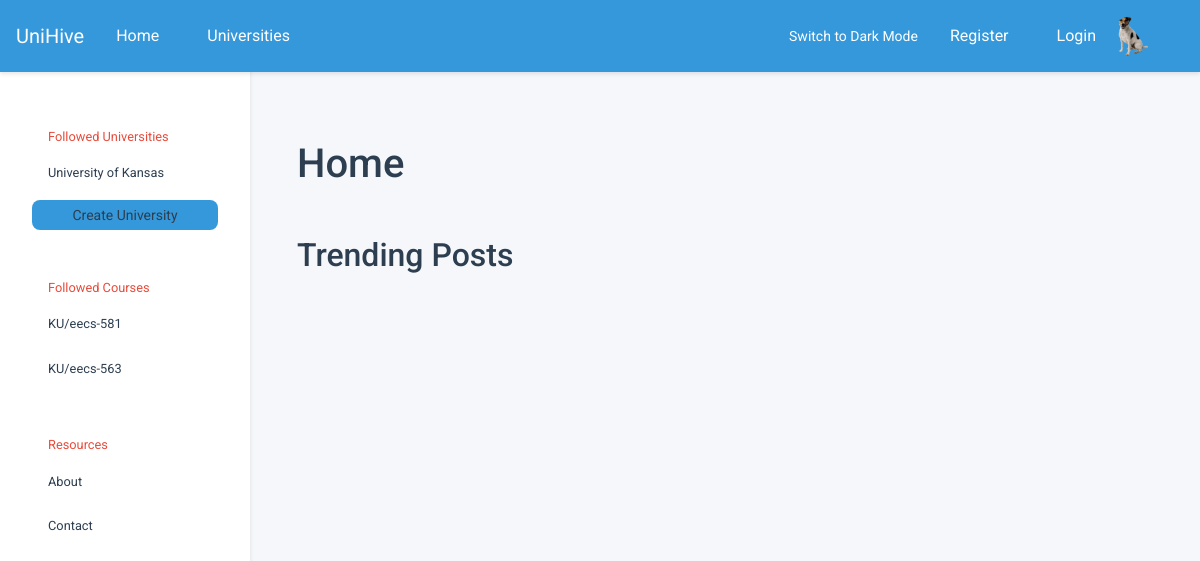
Before: / with the older database file.
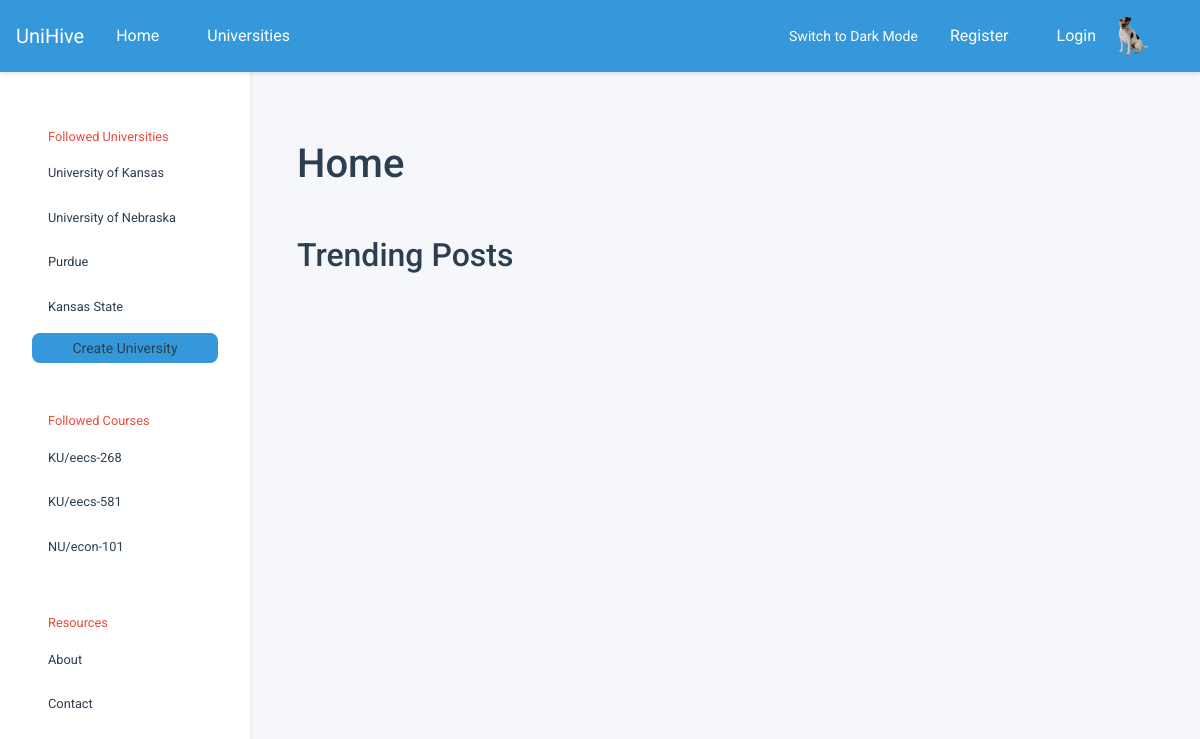
After: the same page with the newer database file.
### tables this page shows
CREATE TABLE universities (
            id          INTEGER PRIMARY KEY,
            created     TIMESTAMP DEFAULT CURRENT_TIMESTAMP NOT NULL,
            name        VARCHAR UNIQUE NOT NULL,
            acronym     VARCHAR UNIQUE,
            description VARCHAR,
            logo        VARCHAR
        );

CREATE TABLE courses (
            id            INTEGER PRIMARY KEY AUTOINCREMENT,
            created       TIMESTAMP DEFAULT CURRENT_TIMESTAMP NOT NULL,
            name          VARCHAR NOT NULL,
            description   VARCHAR,
            course_number VARCHAR,
            department    INTEGER,
            hours         INTEGER,
            university    INTEGER NOT NULL,
            popularity_score INTEGER DEFAULT 0 
        );

### main.py (the view)
@app.route("/")
def home():
    return render_template('home.html')

### db.py (called while the page is built)
def query(query: str, parameters: tuple = tuple(), *, count: int = None):
    try:
        cursor = connection.cursor()               # Create a database cursor
        result = cursor.execute(query, parameters) # Execute the query safely
        connection.commit()                        # Commit the changes to DB
        if count is None:                  # If the count was not set
            return result.fetchall()       # Fetch every row in query
        if count == 1:                     # If the count was set one
            return result.fetchone()       # Fetch a single query row
        else:                              # If count was other value
            return result.fetchmany(count) # Fetch desired row amount
    except sqlite3.Error as e:
        print("[QUERY ERROR]", e)
        return False
    finally:
        cursor.close()

### department.py (called while the page is built)
    @staticmethod
    def get_department_by_id(id: int):
        params = query(
            "SELECT id, name, abbreviation, university FROM departments WHERE id = ?",
            (id,),
            count = 1
        )
        if not params: return None # Department not found
        return Department(*params) # Construct department object

### templates/home.html (shortened to what this page needs)
{% extends 'base.html' %}
{% block content_title %}Home{% endblock %}
{% block content_subtitle %}Trending Posts{% endblock %}

### templates/base.html (shortened to what this page needs)
<!doctype html>
<html lang="en">
  <head>
    <link
      rel="stylesheet"
      href="https://cdn.jsdelivr.net/npm/bootstrap@4.0.0/dist/css/bootstrap.min.css"
    />
    <link rel="stylesheet" href="{{url_for('static', filename='main.css')}}" />
  </head>
  <body>
    <nav class="navbar navbar-expand-lg navbar-custom fixed-top">
      <div class="container-fluid">
        <div class="d-flex align-items-center">
          <a class="navbar-brand" href="/">UniHive</a>
          <div class="collapse navbar-collapse" id="navbarNavDropdown">
            <ul class="navbar-nav">
              <li class="nav-item">
                <a class="nav-link" href="{{ url_for('home') }}">Home</a>
              </li>
              <li class="nav-item">
                <a class="nav-link" href="#">Universities</a>
              </li>
            </ul>
          </div>
        </div>
        <div class="d-flex align-items-center">
          <button id="theme-toggle" class="btn btn-outline-light btn-sm me-2">
          </button>
          {% if SESSION.current_user_id %}
          <span class="text-light mr-3"
            >Logged in, {{ USERS[SESSION.current_user_id].username }}</span
          >
          <a
            href="{{ url_for('profile') }}"
            class="btn btn-outline-light btn-sm me-2"
            >Profile</a
          >
          <a
            href="{{ url_for('logout') }}"
            class="btn btn-outline-light btn-sm me-2"
            >Logout</a
          >
          <img
            src="{{ url_for('static', filename='profile_pic.jpg') }}"
            class="rounded-circle profile-img"
            alt="Profile"
          />
          {% else %}
          <a class="nav-link" href="{{ url_for('register') }}">Register</a>
          <a
            class="nav-link d-flex align-items-center gap-2"
            href="{{ url_for('login') }}"
          >
            <span>Login</span>
            <img
              src="{{ url_for('static', filename='profile_pic.jpg') }}"
              class="rounded-circle profile-img"
              alt="Default Profile"
            />
          </a>
          {% endif %}
        </div>
      </div>
    </nav>
    <div class="sidebar">
      <div class="sidebar-header">Followed Universities</div>
      {% for followed_university in
      USERS[SESSION.current_user_id].followed_universities %}
      <a
        href="{{url_for('university', university_acro=followed_university.acronym)}}"
        >{{followed_university.name}}</a
      >
      {% endfor %} {% block sidebar_content %} {% endblock %}
      <a
        href="{{url_for('create_university')}}"
        class="btn navbar-toggler btn-sm text-center"
        role="button"
        aria-disabled="true"
        >Create University</a
      >
      <div class="sidebar-header">Followed Courses</div>
      {% for followed_course in USERS[SESSION.current_user_id].followed_courses
      %}
      <a
        href="{{url_for('course', university_acro=followed_course.university.acronym, course=followed_course.name_combined)}}"
        >{{followed_course.university.acronym}}/{{followed_course.name_combined}}</a
      >
      {% endfor %}
      <div class="sidebar-header">Resources</div>
      <a href="#">About</a>
      <a href="#">Contact</a>
    </div>
    <div class="content">
      <div class="container">
        <h1 class="my-5 text-left">{% block content_title %}{% endblock %}</h1>
        <h2 class="my-4 text-left">
          {% block content_subtitle %}{% endblock %}
        </h2>
      </div>
    </div>
  </body>
</html>

Changed rows visible on the page:
now on this page (row edited): universities: name "University of Nebraska"
added universities: name "Purdue"
added universities: name "Kansas State"
changed courses (number 1 of 3 on the later page): name_combined "eecs-563" → "eecs-268"; moves up the list
added courses: university.acronym "NU", name_combined "econ-101"
